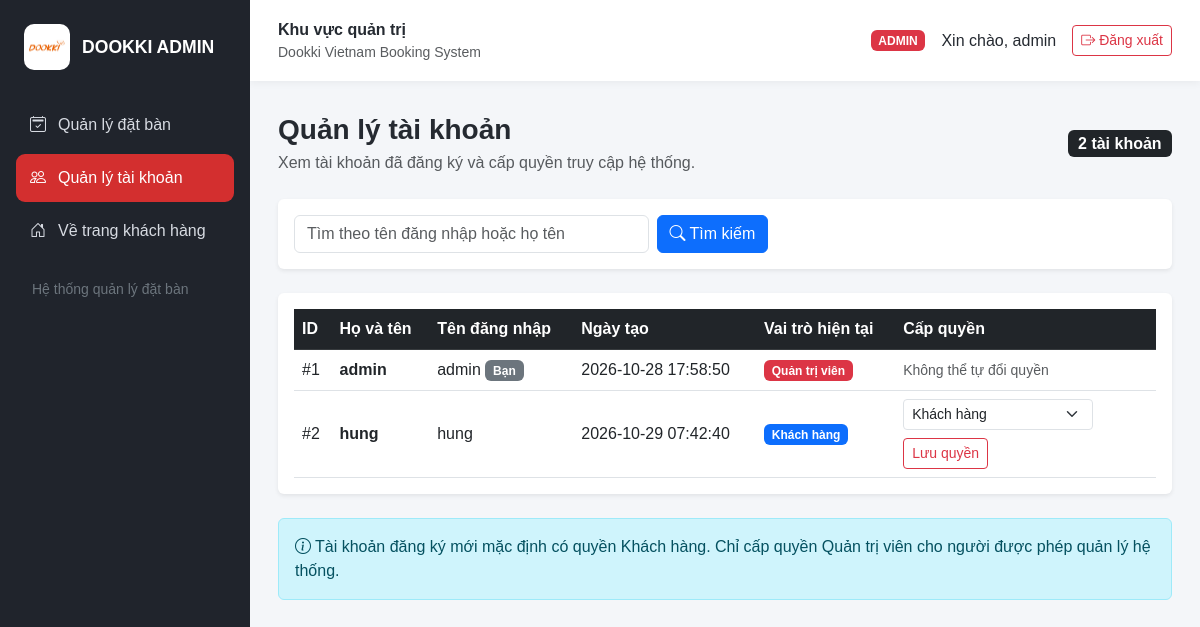
/admin/accounts (signed in), run on the app's committed database.
### tables this page shows
CREATE TABLE users (
            id INTEGER PRIMARY KEY AUTOINCREMENT,
            username TEXT NOT NULL UNIQUE,
            password TEXT NOT NULL,
            role TEXT DEFAULT 'user'
        , password_hash TEXT, full_name TEXT, created_at TEXT);

### routes/admin_routes.py (the view)
@admin_bp.route('/accounts')
@admin_required
def accounts():
    search_text = request.args.get('q', '').strip()
    users = get_all_users(search_text or None)
    return render_template('admin/accounts.html', users=users, search_text=search_text)

### database.py (called while the page is built)
def get_db_connection():
    conn = sqlite3.connect(DB_NAME)
    conn.row_factory = sqlite3.Row
    return conn

### models/admin_model.py (called while the page is built)
def get_all_users(search_text=None):
    conn = get_db_connection()
    query = '''SELECT id, username, full_name, role, created_at
               FROM users'''
    params = []
    if search_text:
        query += ' WHERE username LIKE ? OR full_name LIKE ?'
        keyword = f'%{search_text}%'
        params.extend([keyword, keyword])
    query += " ORDER BY CASE WHEN role = 'admin' THEN 0 ELSE 1 END, id DESC"
    users = conn.execute(query, params).fetchall()
    conn.close()
    return users

### templates/admin/accounts.html (shortened to what this page needs)
{% extends "admin/admin_base.html" %}
{% block content %}
<div class="container-fluid px-0 py-2">
    <div class="d-flex flex-wrap justify-content-between align-items-center gap-2 mb-4">
        <div>
            <h3 class="fw-bold mb-1">Quản lý tài khoản</h3>
            <p class="text-muted mb-0">Xem tài khoản đã đăng ký và cấp quyền truy cập hệ thống.</p>
        </div>
        <span class="badge bg-dark fs-6">{{ users|length }} tài khoản{% if search_text %} khớp tìm kiếm{% endif %}</span>
    </div>
    <div class="card border-0 shadow-sm mb-4">
        <div class="card-body">
            <form method="GET" action="{{ url_for('admin.accounts') }}" class="row g-2 align-items-center">
                <div class="col-md-5 col-sm-8">
                    <input class="form-control" type="search" name="q" value="{{ search_text or '' }}" placeholder="Tìm theo tên đăng nhập hoặc họ tên" aria-label="Tìm tài khoản">
                </div>
                <div class="col-auto"><button class="btn btn-primary" type="submit"><i class="bi bi-search me-1"></i>Tìm kiếm</button>
                </div>
            </form>
        </div>
    </div>
    <div class="table-responsive bg-white rounded shadow-sm p-3">
        <table class="table table-hover align-middle mb-0">
            <thead class="table-dark">
                <tr><th>ID</th><th>Họ và tên</th><th>Tên đăng nhập</th><th>Ngày tạo</th><th>Vai trò hiện tại</th><th>Cấp quyền</th></tr>
            </thead>
            <tbody>
            {% for user in users %}
                <tr>
                    <td>#{{ user.id }}</td>
                    <td class="fw-semibold">{{ user.full_name }}</td>
                    <td>{{ user.username }}{% if user.id == session.get('user_id') %} <span class="badge bg-secondary">Bạn</span>{% endif %}</td>
                    <td>{{ user.created_at or '-' }}</td>
                    <td>{% if user.role == 'admin' %}<span class="badge bg-danger">Quản trị viên</span>{% else %}<span class="badge bg-primary">Khách hàng</span>{% endif %}</td>
                    <td>
                    {% if user.id == session.get('user_id') %}
                        <span class="text-muted small">Không thể tự đổi quyền</span>
                    {% else %}
                        <form method="POST" action="{{ url_for('admin.update_account_role', user_id=user.id, q=search_text) }}" class="d-flex flex-wrap gap-2 align-items-center">
                            <select name="role" class="form-select form-select-sm" style="max-width:190px" aria-label="Vai trò mới của {{ user.username }}">
                                <option value="customer" {% if user.role == 'customer' %}selected{% endif %}>Khách hàng</option>
                            </select>
                            <button class="btn btn-sm btn-outline-danger" type="submit" onclick="return confirm('Xác nhận cập nhật quyền cho tài khoản {{ user.username }}?')">Lưu quyền</button>
                        </form>
                    {% endif %}
                    </td>
                </tr>
            {% else %}
                <tr><td colspan="6" class="text-center text-muted py-4">{% if search_text %}Không tìm thấy tài khoản phù hợp.{% else %}Chưa có tài khoản nào được đăng ký.{% endif %}</td></tr>
            {% endfor %}
            </tbody>
        </table>
    </div>
    <div class="alert alert-info mt-4 mb-0"><i class="bi bi-info-circle me-1"></i>Tài khoản đăng ký mới mặc định có quyền Khách hàng. Chỉ cấp quyền Quản trị viên cho người được phép quản lý hệ thống.</div>
</div>
{% endblock %}

### templates/admin/admin_base.html (shortened to what this page needs)
<!DOCTYPE html>
<html lang="vi">
<head>
    <link href="https://cdn.jsdelivr.net/npm/bootstrap@5.3.0/dist/css/bootstrap.min.css" rel="stylesheet">
    <link href="https://cdn.jsdelivr.net/npm/bootstrap-icons@1.11.1/font/bootstrap-icons.css" rel="stylesheet">
</head>
<body>
    <aside class="admin-sidebar">
        <a class="admin-brand" href="{{ url_for('admin.dashboard') }}"><img src="{{ url_for('static', filename='images/logo.png') }}" alt="Dookki"><span>DOOKKI ADMIN</span></a>
        <nav class="admin-nav">
            <a class="{% if request.endpoint == 'admin.dashboard' %}active{% endif %}" href="{{ url_for('admin.dashboard') }}"><i class="bi bi-calendar2-check"></i><span>Quản lý đặt bàn</span></a>
            <a class="{% if request.endpoint in ['admin.accounts', 'admin.update_account_role'] %}active{% endif %}" href="{{ url_for('admin.accounts') }}"><i class="bi bi-people"></i><span>Quản lý tài khoản</span></a>
            <a href="{{ url_for('customer.index') }}"><i class="bi bi-house-door"></i><span>Về trang khách hàng</span></a>
        </nav>
        <div class="small text-secondary mt-4 px-3">Hệ thống quản lý đặt bàn</div>
    </aside>
    <main class="admin-main">
        <header class="admin-topbar">
            <div><strong>Khu vực quản trị</strong><div class="small text-muted">Dookki Vietnam Booking System</div></div>
            <div class="d-flex align-items-center gap-3">
                <span class="badge bg-danger">ADMIN</span>
                <span class="d-none d-sm-inline">Xin chào, {{ session.get('full_name', session.get('username', 'Admin')) }}</span>
                <form method="POST" action="{{ url_for('auth.logout') }}" class="m-0"><button class="btn btn-outline-danger btn-sm" type="submit"><i class="bi bi-box-arrow-right me-1"></i>Đăng xuất</button></form>
            </div>
        </header>
        <section class="admin-content">
            {% block content %}{% endblock %}
        </section>
    </main>
</body>
</html>

### templates/admin/admin_base.html (style rules this page uses)
:root { --admin-bg: #f4f6f9; --sidebar: #20242c; --accent: #d32f2f; }
body { margin: 0; background: var(--admin-bg); font-family: Arial, sans-serif; color: #252a31; }
.admin-sidebar { position: fixed; inset: 0 auto 0 0; width: 250px; background: var(--sidebar); color: white; padding: 24px 16px; z-index: 1030; }
.admin-brand { display:flex; align-items:center; gap:12px; padding: 0 8px 26px; color:white; font-weight:800; font-size:1.1rem; text-decoration:none; }
.admin-brand img { width:46px; height:46px; object-fit:contain; background:white; border-radius:10px; padding:4px; }
.admin-nav a { display:flex; align-items:center; gap:12px; color:#d7dbe2; padding:12px 14px; border-radius:9px; text-decoration:none; margin:5px 0; }
.admin-nav a:hover, .admin-nav a.active { background:var(--accent); color:white; }
.admin-main { margin-left:250px; min-height:100vh; }
.admin-topbar { background:white; padding:18px 28px; display:flex; align-items:center; justify-content:space-between; box-shadow:0 2px 8px rgba(0,0,0,.05); }
.admin-content { padding: 24px 28px; }

### data on the page
users: id "1", full_name "admin", username "admin", shows "Bạn", created_at "2026-10-28 17:58:50", role "Quản trị viên", shows "Không thể tự đổi quyền"
users: id "2", full_name "hung", username "hung", created_at "2026-10-29 07:42:40", shows "Khách hàng", role "Khách hàng"

### other printed values
{{ session.get('full_name', session.get('username', 'Admin')) }} "admin"
{{ users|length }} "2"
